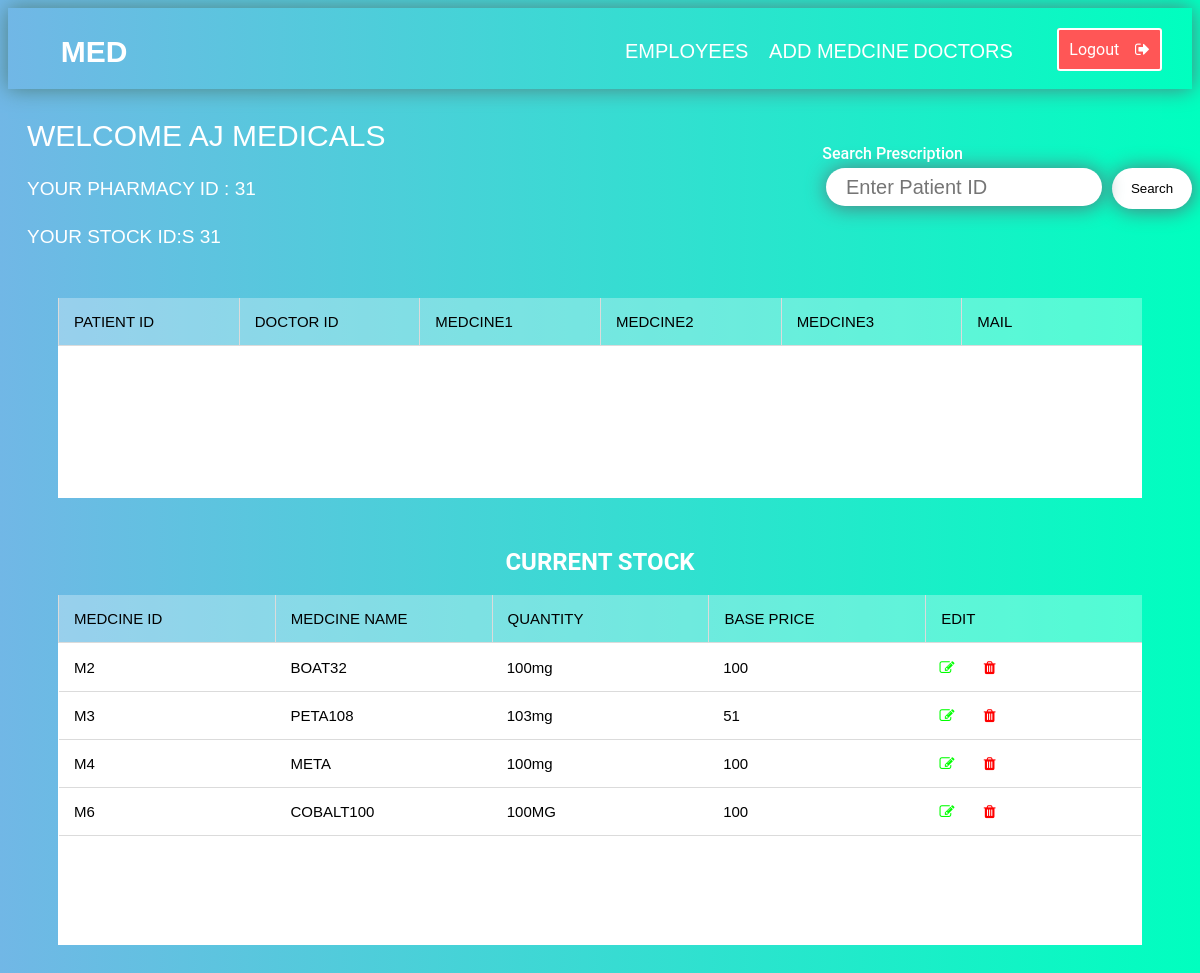
The app's page /PHwelcome.php (signed in) with its own data.
### tables this page shows
CREATE TABLE `pharmacy` (
  `P_ID` int(10) NOT NULL,
  `P_NAME` varchar(20) NOT NULL,
  `P_LOCATION` varchar(20) NOT NULL,
  `email` varchar(100) NOT NULL,
  `PHONE` bigint(10) NOT NULL,
  `password` varchar(100) NOT NULL
);

CREATE TABLE `stocks` (
  `P_ID` int(10) NOT NULL,
  `S_ID` varchar(100) NOT NULL,
  `M_ID` varchar(100) NOT NULL,
  `M_NAME` varchar(100) NOT NULL,
  `QUANTITY` varchar(100) NOT NULL,
  `BASE_PRICE` int(100) NOT NULL
);

### PHwelcome.php (the view, shortened to what this page needs)
<!DOCTYPE html>
<html lang="en">
<head>
    <link rel="stylesheet" href="css/PHwelcome.css">
    <link rel="stylesheet" href="https://cdnjs.cloudflare.com/ajax/libs/font-awesome/4.7.0/css/font-awesome.min.css" />
</head>
<body>
    <div class="navdiv">
        <nav class="navbar">
            <div class="logo">
                <span>
                    <h1><a class="list1" href="medical.html">MED</a></h1>
          </span>
        </div>
        <div class="links">
          <ul class="unlist1">
              <li>
                  <div class="dropdiv">
                <a class="suplist1" href="#">EMPLOYEES</a>
            </div>
        </li>
        <li class="dropdown">
            <a class="list1" href="ADDmeds.php">ADD MEDCINE</a>
        </li>
        <form action="" method="post">
            <li class="dropdown">
                <a class="list1" href="PHdocD.php">DOCTORS</a>
            </li>
        </form>
        <li>
            <a id="logout" href="PHlogout.php">Logout &nbsp&nbsp&nbsp<i class="fa fa-sign-out" aria-hidden="true"></i></a>
        </li>
    </ul>
</div>
</nav>
</div>
<?php echo "<h3>Welcome " . $_SESSION['P_NAME'] . "</h3>"; ?>
<form action="#" method="post">
    <input class="psubmit " style="float:right;" type="submit"  name="search" value="Search">
   <input class="psearch " style="float:right;" type="text"  class="search1" placeholder="Enter Patient ID" name="PAT_ID" id="">
    <p class="ppara" style="float:right;  ">Search Prescription</p>
</form>
<?php
        include 'connection.php';
        $name= $_SESSION['P_NAME'];
        $selectquery=" select  *  from  pharmacy where P_NAME='$name' " ;
        $query=mysqli_query($con,$selectquery);
        while($res=mysqli_fetch_array($query))
        {
        ?>
            <?php  echo "<h4>Your Pharmacy ID : " . $res['P_ID'] . "</h4>";   ?>
            <?php  echo "<h4>Your Stock ID:S " . $res['P_ID'] . "</h4>";   ?>
        <?php
        }
        ?>
    <section>
            <div class="tbl-header">
                <table cellpadding="0" cellspacing="0" border="0" >
                    <thead>
                        <tr>
                            <th>PATIENT ID</th>
                            <th>DOCTOR ID</th>
                            <th>MEDCINE1</th>
                            <th>MEDCINE2</th>
                            <th>MEDCINE3</th>
                            <th>MAIL</th>
                        </tr>
                    </thead>
                </table>
            </div>
    <div class="tbl-content2">
    </div>
    </section>
 <section>
        <h2 style="color:#fff; margin-top:2px; text-align:center">CURRENT STOCK</h2>
            <div class="tbl-header">
                <table cellpadding="0" cellspacing="0" border="0" >
                    <thead>
                        <tr>
                            <th>MEDCINE ID</th>
                            <th>MEDCINE NAME</th>
                            <th>QUANTITY</th>
                            <th>BASE PRICE</th>
                            <th>EDIT</th>
                        </tr>
                    </thead>
                </table>
            </div>
    <div class="tbl-content">
        <table  cellpadding="0" cellspacing="0" border="0">
            <tbody>
            <?php
                include 'connection.php';
                $name= $_SESSION['P_NAME'];
                $condition="select * from pharmacy where P_NAME='$name'";
                $conquery=mysqli_query($con,$condition);
                $result=mysqli_fetch_array($conquery);
                $P_ID=$result['P_ID'];
                $selectquery=" select  *  from stocks where P_ID= $P_ID " ;
                $query=mysqli_query($con,$selectquery);
                while($res=mysqli_fetch_array($query))
                {
             ?>
             <tr>
                 <td> <?php  echo $res['M_ID'];  ?></td>
                 <td> <?php  echo $res['M_NAME'];  ?></td>
                 <td> <?php  echo $res['QUANTITY'];  ?></td>
                 <td> <?php  echo $res['BASE_PRICE'] ;  ?></td>
                 <td> <a style="color:#00ff00;" title="UPDATE" href="MedUP.php?mid=<?php  echo $res['M_ID'];  ?>"><i class="fa fa-edit" aria-hidden="true"></i></a><span>&nbsp&nbsp&nbsp&nbsp&nbsp&nbsp</span> <a title="DELETE" style="color:red;" href="MedDEL.php?id=<?php  echo $res['M_ID'];  ?>"><i class="fa fa-trash" aria-hidden="true"></i></a></td>
             </tr>
           <?php
                }
                 ?>
            </tbody>
        </table>
    </div>
    </section>
  </body>
</html>
</body>
</html>

### css/PHwelcome.css (style rules this page uses)
body { background: -webkit-linear-gradient(#71b7e6, #00FFBF ,#71b7e6); }
.navdiv { background: -webkit-linear-gradient(#71b7e6, #00FFBF); height: 100%; }
.navbar { display: grid; background: linear-gradient(to right ,#71b7e6 , #00FFBF); height: 81px; width: 100%; justify-content: center; align-items: center; grid-template-columns: 1fr 2fr 2fr 4fr 1fr 30px; box-shadow: 0px 0px 20px 0px rgb(79, 129, 129); }
.logo { display: flex; justify-content: center; align-items: center; font-family: "Audiowide", sans-serif; font-size: 20px; color: white; grid-column: 1/2; }
.logo a { text-decoration: none; color: white; }
.links { grid-column: 4/6; align-items: center; justify-content: center; margin-bottom: 21px; margin-block-start: 16px; }
.links .unlist1 { list-style-type: none; display: flex; flex-direction: row; justify-content: space-between; }
.links .list1 { text-decoration: none; color: white; font-size: 20px; position: absolute; font-family: 'Trebuchet MS', 'Lucida Sans Unicode', 'Lucida Grande', 'Lucida Sans', Arial, sans-serif; text-transform: uppercase; }
.links .suplist1 { text-decoration: none; color: white; font-size: 20px; position: absolute; font-family: 'Trebuchet MS', 'Lucida Sans Unicode', 'Lucida Grande', 'Lucida Sans', Arial, sans-serif; text-transform: uppercase; }
#logout { color: white; text-decoration: none; background-color: #ff5656; padding: 10px; border: 2px solid #fff; border-radius: 3px; }
h4 { font-size: 19px; color: #fff; text-transform: uppercase; font-weight: 300; margin-bottom: 19px; font-family: 'Poppins',sans-serif; margin-left: 19px; }
h3 { font-size: 30px; color: #fff; text-transform: uppercase; font-weight: 300; margin-bottom: 15px; font-family: 'Poppins',sans-serif; margin-left: 19px; }
table { width:100%; table-layout: fixed; }
.tbl-header { background-color: rgba(255,255,255,0.3); }
.tbl-content { height:300px; overflow-x:auto; margin-top: 0px; border: 1px solid rgba(255,255,255,0.3); background: #fff; }
.tbl-content2 { height:150px; overflow-x:auto; margin-top: 0px; border: 1px solid rgba(255,255,255,0.3); background: #fff; }
th { padding: 15px; text-align: left; vertical-align: middle; font-weight: 300; border-left: 1px solid rgb(219,219,219); font-size: 15px; color: black; font-family: 'Poppins',sans-serif; border-bottom: 1px solid rgb(219, 219, 219); }
td { padding: 15px; text-align: left; vertical-align:middle; font-weight: 300; font-size: 15px; color: black; font-family: 'Poppins',sans-serif; border-bottom: 1px solid rgb(219, 219, 219); }
body { background: -webkit-linear-gradient(#71b7e6, #00FFBF); background: linear-gradient(to right, #71b7e6, #00FFBF); font-family: 'Roboto', sans-serif; }
section { margin: 50px; }
span { width: 10px; }
.ppara { float: right; margin-top: -24px; margin-right: -137px; color: #fff; font-weight: 500; float: right; }
.psearch { float: right; height: 18px; width: 156px; border-radius: 50px; border: none; outline: none; font-size: 20px; padding: 10px; padding-left: 20px; padding-right: 100px; box-shadow: 1px 1px 20px 1px rgb(79, 129, 129); }
.psubmit { float: right; height: 41px; width: 80px; border-radius: 50px; border: none; outline: none; cursor: pointer; margin-left: 10px; font-weight: 500; background: white; box-shadow: 1px 1px 20px 1px rgb(79, 129, 129); }

### records on screen
pharmacy: P_ID "31"
stocks: M_ID "M2", M_NAME "BOAT32", QUANTITY "100mg", BASE_PRICE "100"
stocks: M_ID "M3", M_NAME "PETA108", QUANTITY "103mg", BASE_PRICE "51"
stocks: M_ID "M4", M_NAME "META", QUANTITY "100mg", BASE_PRICE "100"
stocks: M_ID "M6", M_NAME "COBALT100", QUANTITY "100MG", BASE_PRICE "100"

### other values on screen
$_SESSION['P_NAME'] "AJ MEDICALS"
